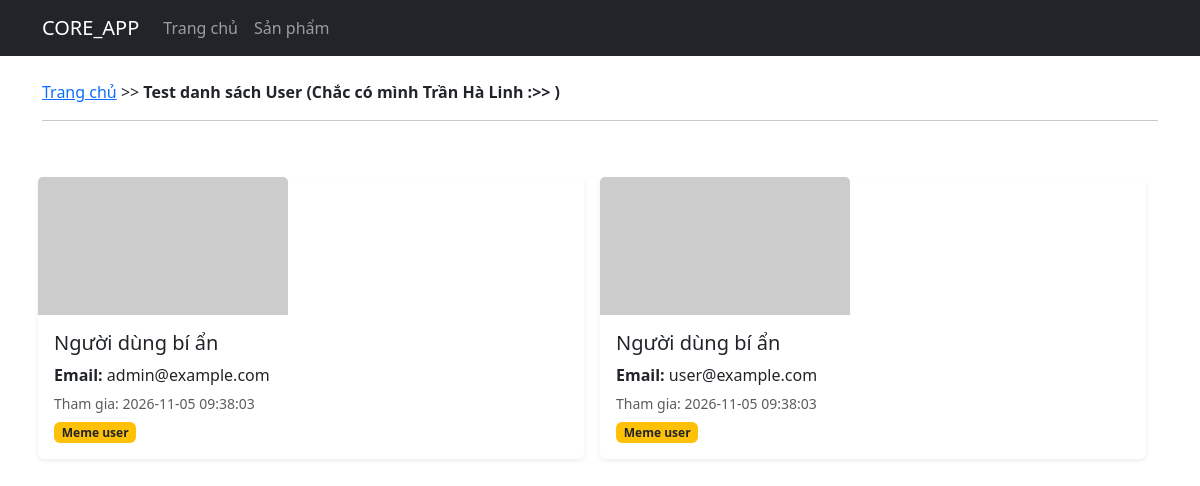
The page / on the database its author committed.
### tables this page shows
CREATE TABLE IF NOT EXISTS `users` (
  `id` BIGINT UNSIGNED NOT NULL AUTO_INCREMENT,
  `email` VARCHAR(255) NOT NULL,
  `password` VARCHAR(255) NOT NULL COMMENT 'Store password_hash() output, never plaintext',
  `role` ENUM('admin', 'user') NOT NULL DEFAULT 'user',
  `is_active` TINYINT(1) NOT NULL DEFAULT 0,
  `verification_token` CHAR(64) DEFAULT NULL,
  `verification_expires_at` DATETIME DEFAULT NULL,
  `password_reset_token` CHAR(64) DEFAULT NULL,
  `password_reset_expires_at` DATETIME DEFAULT NULL,
  `created_at` TIMESTAMP NOT NULL DEFAULT CURRENT_TIMESTAMP,
  `updated_at` TIMESTAMP NOT NULL DEFAULT CURRENT_TIMESTAMP ON UPDATE CURRENT_TIMESTAMP,
  PRIMARY KEY (`id`),
  UNIQUE KEY `uq_users_email` (`email`),
  UNIQUE KEY `uq_users_verification_token` (`verification_token`),
  UNIQUE KEY `uq_users_password_reset_token` (`password_reset_token`),
  KEY `idx_users_is_active` (`is_active`)
);

### controllers/BaseController.php (called while the page is built)
<?php
abstract class BaseController
{
    protected function renderView(string $view, array $data = [])
    {
        extract($data);
        require_once PATH_VIEW . 'main.php';
    }
}

### controllers/HomeController.php (called while the page is built, shortened)
<?php
class HomeController extends BaseController{
    private User $user;
    public function __construct()
    {
        $this->user = new User();
    }
    public function index(){
        $this->renderView('users/home',[
            'title' => 'Test danh sách User (Chắc có mình Trần Hà Linh :>> )',
            'users'=> $this->user->getAll(),
        ]);
    }
}

### index.php (called while the page is built, shortened)
<?php
require_once __DIR__ . '/configs/helper.php';
require_once __DIR__ . '/routes/index.php';

### configs/helper.php (called while the page is built, shortened)
<?php
function url(string $path = ''): string
{
    $path = ltrim($path, '/\\');
    return BASE_URL . $path;
}

### models/BaseModel.php (called while the page is built, shortened)
<?php
abstract class BaseModel
{
    protected $table;
    protected $pdo;
    public function __construct()
    {
        $dsn = sprintf('mysql:host=%s;port=%s;dbname=%s;charset=utf8', DB_HOST, DB_PORT, DB_NAME);
        try {
            $this->pdo = new PDO($dsn, DB_USERNAME, DB_PASSWORD, DB_OPTIONS);
        } catch (PDOException $e) {
            die("Kết nối cơ sở dữ liệu thất bại: {$e->getMessage()}. Vui lòng thử lại sau");
        }
    }
    public function all()
    {
        $sql = "SELECT * FROM {$this->table}";
        $stmt = $this->pdo->prepare($sql);
        $stmt->execute();
        return $stmt->fetchAll();
    }
}

### models/User.php (called while the page is built, shortened)
<?php
class User extends BaseModel
{
    public function getAll()
    {
        return $this->all();
    }
}

### views/users/home.php (the view, shortened to what this page needs)
<div class="row row-cols-1 row-cols-md-2 g-3">
    <?php if (!empty($users) && is_array($users)): ?>
        <?php foreach ($users as $user): ?>
            <?php
                $name = htmlspecialchars($user['name'] ?? $user['user_name'] ?? 'Người dùng bí ẩn');
                $email = htmlspecialchars($user['email'] ?? 'chưa có email');
                $createdAt = htmlspecialchars($user['created_at'] ?? 'Không rõ');
                $avatarUrl = !empty($user['image'])
                    ? htmlspecialchars(BASE_ASSETS_UPLOADS . '/' . $user['image'])
                    : 'https://via.placeholder.com/400x220?text=No+Avatar';
            ?>
            <div class="col">
                <div class="card h-100 shadow-sm border-0">
                    <img style="width: 250px;" src="<?= $avatarUrl ?>" class="card-img-top" alt="Avatar của <?= $name ?>">
                    <div class="card-body">
                        <h5 class="card-title mb-2"><?= $name ?></h5>
                        <p class="card-text mb-1"><strong>Email:</strong> <?= $email ?></p>
                        <p class="card-text mb-1 text-muted"><small>Tham gia: <?= $createdAt ?></small></p>
                        <span class="badge bg-warning text-dark">Meme user</span>
                    </div>
                </div>
            </div>
        <?php endforeach; ?>
    <?php endif; ?>
</div>

### routes/index.php (shortened to what this page needs)
<?php
$action = $_GET['action'] ?? '/';
switch ($action) {
    case '/':
        (new HomeController)->index();
        break;
}

### views/main.php (shortened to what this page needs)
<!DOCTYPE html>
<html lang="vi">
<head>
    <link href="https://cdn.jsdelivr.net/npm/bootstrap@5.3.0/dist/css/bootstrap.min.css" rel="stylesheet">
</head>
<body>
    <nav class="navbar navbar-expand-lg navbar-dark bg-dark">
        <div class="container">
            <a class="navbar-brand" href="<?= url('/') ?>">CORE_APP</a>
            <div class="collapse navbar-collapse" id="navbarNav">
                <ul class="navbar-nav">
                    <li class="nav-item">
                        <a class="nav-link" href="<?= url('/') ?>">Trang chủ</a>
                    </li>
                    <li class="nav-item">
                        <a class="nav-link" href="<?= url('?action=products') ?>">Sản phẩm</a>
                    </li>
                </ul>
            </div>
        </div>
    </nav>
    <div class="container mt-4">
        <header class="mb-4">
            <a href="<?= url('/') ?>">Trang chủ</a> >> <strong><?= $title ?? '' ?></strong>
            <hr>
        </header>
        <main class="row">
            <?php
            if (isset($view) && !empty($view)) {
                $viewPath = PATH_VIEW . $view . '.php';
                if (file_exists($viewPath)) {
                    require_once $viewPath;
                } else {
                    echo '<div class="alert alert-warning">View file không tồn tại: ' . $viewPath . '</div>';
                }
            } else {
                echo '<p>Chào mừng đến với hệ thống.</p>';
            }
            ?>
        </main>
    </div>
</body>
</html>

### rows shown on the page
users: name "Người dùng bí ẩn", email "admin@example.com", created_at "2026-11-05 09:38:03"
users: name "Người dùng bí ẩn", email "user@example.com", created_at "2026-11-05 09:38:03"

### other values the page prints
$title "Test danh sách User (Chắc có mình Trần Hà Linh :>> )"
